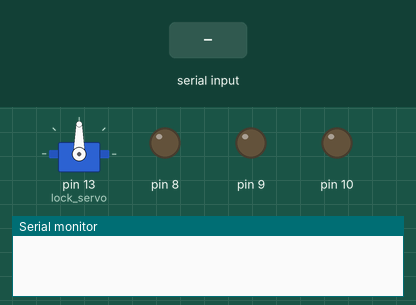
This sketch was run on a simulated Arduino Uno, built with avr-gcc and run on an emulated ATmega328P. Shown: servo, output pins drawn as LEDs (lit = HIGH), the last lines printed to the serial monitor. The test bench sets the inputs (shaded band).

Above: at 1.2 s.
1.3 s: "90,45\n" received over the second serial link
At 2.4 s:
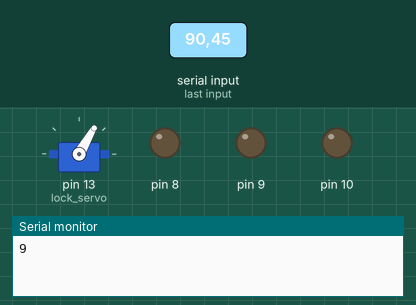
Timing chart, 0 to 4.3 s (numbered marks = the images above; inputs shaded):
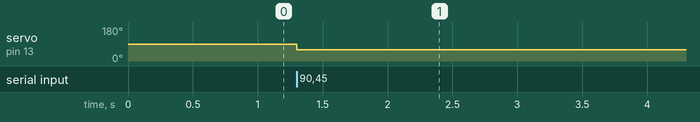

Measured:
- after the input at 1.3 s, servo on pin 13 (lock_servo): 90° → 60° at once

The sketch:

project.ino
```cpp
#include <SoftwareSerial.h>
#include <Servo.h>
using namespace std;

Servo lock_servo;

SoftwareSerial Bluetooth(11,12);
int message;
int power;

void setup() {
  Serial.begin(9600);
  Bluetooth.begin(9600);
  pinMode(8, OUTPUT);
  pinMode(9, OUTPUT);
  pinMode(10, OUTPUT);
  lock_servo.attach(13);
  power = 0;
}
void loop() {
  while (Bluetooth.available() > 0) {
    int c =  Bluetooth.read();
    message = c-48;
    Serial.println(message);
  if (message < 4 && message > 0) {
     power = message ;
    if (power == 3) {
      digitalWrite(8,LOW );
      digitalWrite(9,LOW);
      digitalWrite(10,LOW);
    }
    if (power == 2) {
      digitalWrite(8,LOW);
      digitalWrite(9,LOW);
      digitalWrite(10,HIGH);
    }
    if (power == 1) {
      digitalWrite(8,LOW);
      digitalWrite(9,HIGH);
      digitalWrite(10,HIGH);
    }
  }
  if (message == 4) {
    lock_servo.write(180);
    delay (power*500);
    lock_servo.write(60);
    message = 0;
  }
  if (message > 4) {
    lock_servo.write(180);
    delay (power*500);
    lock_servo.write(60);
    delay (message*3600000);
  }
 }
}
///    if (message > 4) {
```
